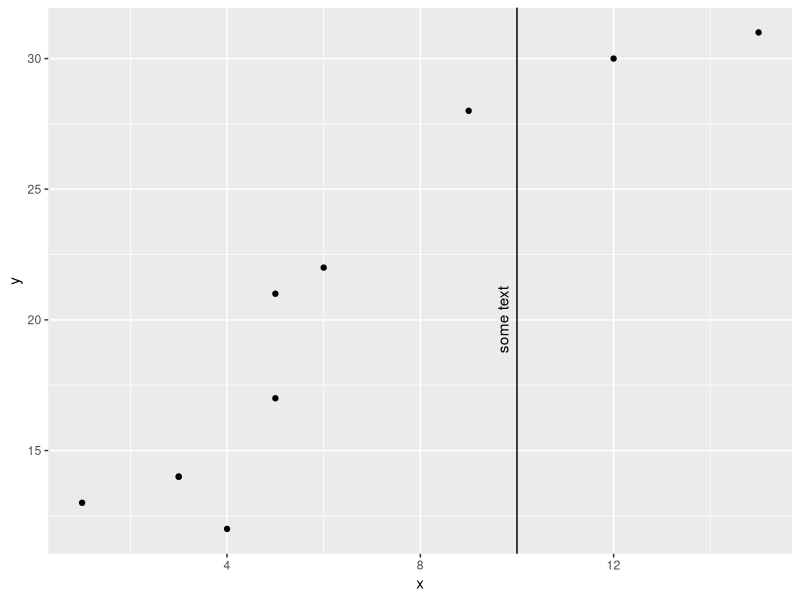
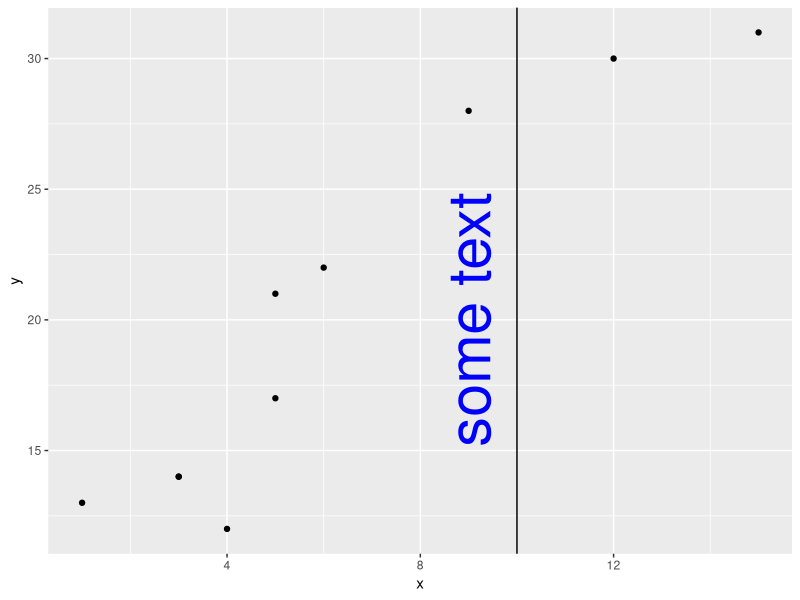
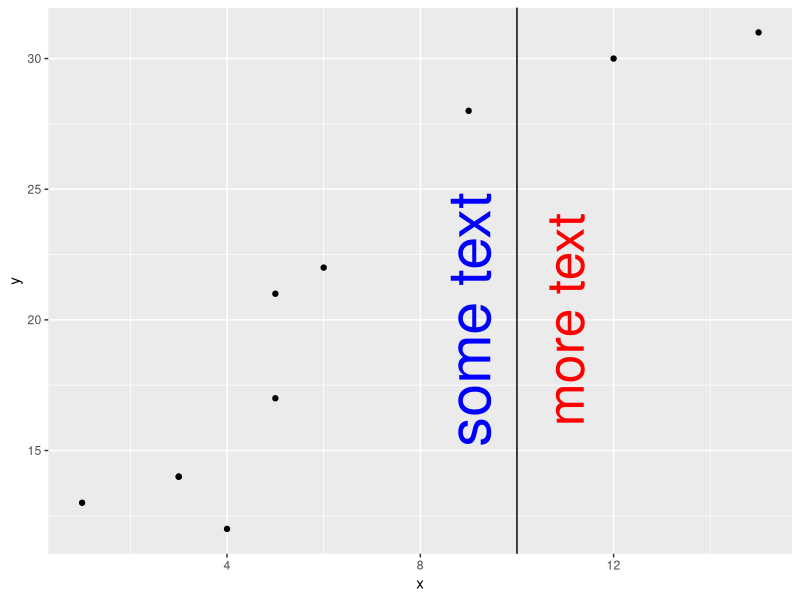

Generate these figures, in order, with R:
# Example 1: Add Label to geom_vline
library("ggplot2")

# create data frame
df <- data.frame(x=c(1, 3, 3, 4, 5, 5, 6, 9, 12, 15),
                 y=c(13, 14, 14, 12, 17, 21, 22, 28, 30, 31))

# create scatterplot with vertical line at x=10
ggplot(df, aes(x=x, y=y)) + 
  geom_point() + 
  geom_vline(xintercept = 10) + 
  annotate("text", x=9.7, y=20, label="some text", angle=90)

# Example 2: Add Customized Label to geom_vline
library("ggplot2")

# create data frame
df <- data.frame(x=c(1, 3, 3, 4, 5, 5, 6, 9, 12, 15),
                 y=c(13, 14, 14, 12, 17, 21, 22, 28, 30, 31))

# create scatterplot with vertical line at x=10
ggplot(df, aes(x=x, y=y)) + 
  geom_point() + 
  geom_vline(xintercept = 10) + 
  annotate("text", x=9, y=20, label="some text", angle=90, size=15, color="blue")

# Example 3: Add Multiple Labels to geom_vline
library("ggplot2")

# create data frame
df <- data.frame(x=c(1, 3, 3, 4, 5, 5, 6, 9, 12, 15),
                 y=c(13, 14, 14, 12, 17, 21, 22, 28, 30, 31))

# create scatterplot with vertical line at x=10
ggplot(df, aes(x=x, y=y)) + 
  geom_point() + 
  geom_vline(xintercept = 10) + 
  annotate("text", x=9, y=20, label="some text", angle=90, size=15, color="blue") + 
  annotate("text", x=11, y=20, label="more text", angle=90, size=13, color="red")
